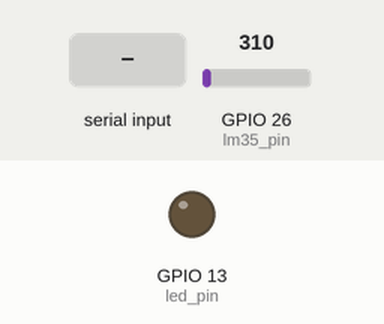
Recording of a sketch running on a simulated ESP32. On the bench: output pins drawn as LEDs (lit = HIGH). The test bench sets the inputs (shaded band); at power-on: GPIO 26 (lm35_pin) = 310. Nothing arrives over Bluetooth unless stated; what the sketch prints to the serial monitor is not drawn.

Above: at 1.2 s.
1.3 s: "a" received over the second serial link
At 2.6 s:
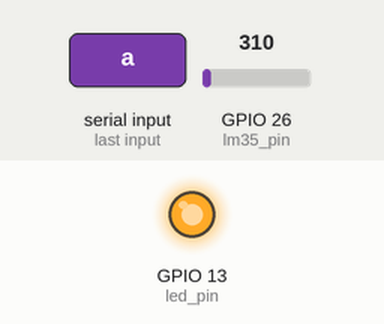
2.9 s: "b" received over the second serial link
At 4.3 s:
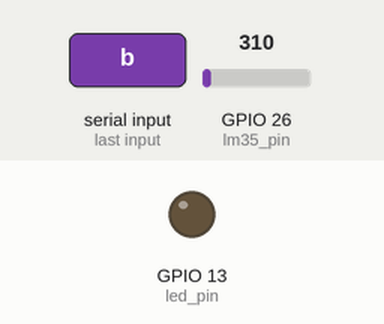
Timing chart, 0 to 5.9 s (numbered marks = the images above; inputs shaded):
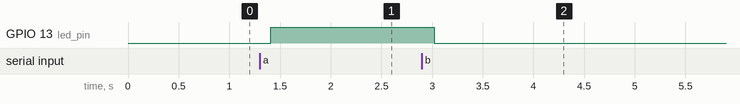

The sketch:

Temp_detecter.ino
```cpp
#include <Arduino.h>
#include <BluetoothSerial.h>

#define vRef 3.30
#define ADC_Resolution 4095
#define LM35_Per_Degree_Volt 0.01
#define Zero_Deg_ADC_Value -253.27


BluetoothSerial SerialBT;

const int lm35_pin = 26;                /* Connect LM35 out pin to A0 of ESP32*/
const int led_pin = 13;

char x;


float _temperature, temp_val, ADC_Per_Degree_Val;
int temp_adc_val;

void setup(void){
  Serial.begin(9600);
  SerialBT.begin("Temp_scanner");
  ADC_Per_Degree_Val = (ADC_Resolution/vRef)*LM35_Per_Degree_Volt;

    while (!SerialBT.connected(1000))
    {
      delay(1000);
      Serial.println("Waiting for connection...");
    }

  Serial.println("Connected to Bluetooth");

  pinMode(led_pin,OUTPUT);
  digitalWrite(led_pin,LOW);
}

void loop(void){
 for (int i = 0; i < 10; i++) {
    temp_adc_val += analogRead(lm35_pin);  /* Read ADC value */
    delay(10);
  }

  x=(char)SerialBT.read();

  temp_adc_val = temp_adc_val/10.0;

  temp_adc_val = temp_adc_val - Zero_Deg_ADC_Value;
  temp_adc_val=(temp_adc_val/ADC_Per_Degree_Val);


  SerialBT.print("Temperature = ");
  SerialBT.print(temp_adc_val);           /* Print Temperature on the serial window */
  SerialBT.println("°C\n");
  Serial.println(x);
  delay(100);

  if(x =='a')
  {
    digitalWrite(led_pin,HIGH);
  }
  else if(x=='b')
  {
    digitalWrite(led_pin,LOW);
  }
}
```

Measured:
- after the input at 1.3 s, GPIO 13 (led_pin): LOW → HIGH after 0.11 s
- after the input at 2.9 s, GPIO 13 (led_pin): HIGH → LOW after 0.12 s
